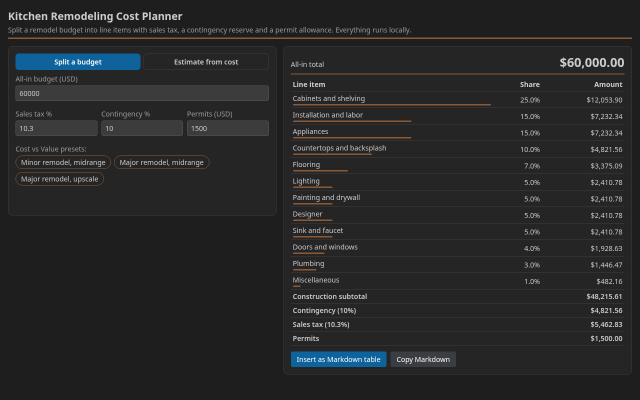
#> input picture packages/vscode/images/screenshot.png, 1280 x 800 px, given in place of walnut-morning.jpg, which was not available (shown at 1/2 size)
$ python make_theme.py
#> lines starting #> are read from the running program, lines starting #| are printed output that depends on the picture; after the words box and inside, x2 and y2 are one past the last pixel; in counts of white or black regions, pixels touching at a corner belong together
"""Builds the "Walnut Morning" Chrome theme (images + manifest + zip) and its store images.
Run: python3 themes/make_theme.py"""
import json
import os
import zipfile

from PIL import Image, ImageDraw, ImageFilter, ImageFont

HERE = os.path.dirname(os.path.abspath(__file__))
ROOT = os.path.dirname(HERE)
T = os.path.join(HERE, "chrome")
VERSION = "1.0.0"
FRAME = (78, 50, 30)
FRAME_INACTIVE = (110, 80, 56)
TOOLBAR = (250, 243, 232)
FONT = "/usr/share/fonts/truetype/sand-box/google/Roboto/Roboto-VariableFont_wdth,wght.ttf"


def walnut(w, h, base=FRAME, seed=7):
    """Subtle walnut grain strip."""
    import random
    rnd = random.Random(seed)
    img = Image.new("RGB", (w, h), base)
    d = ImageDraw.Draw(img)
    for _ in range(w // 3):
        y = rnd.uniform(0, h)
        x0 = rnd.uniform(-w * 0.2, w)
        ln = rnd.uniform(w * 0.1, w * 0.5)
        shade = rnd.randint(-14, 14)
        c = tuple(max(0, min(255, v + shade)) for v in base)
        d.line([(x0, y), (x0 + ln, y + rnd.uniform(-2, 2))], fill=c, width=rnd.choice([1, 1, 2]))
    return img.filter(ImageFilter.GaussianBlur(0.6))


def main():
    os.makedirs(os.path.join(T, "images"), exist_ok=True)
    src = Image.open(os.path.join(HERE, "source", "walnut-morning.jpg")).convert("RGB")
#> src is the input picture: PIL image 1280x800 RGB; mean R, G, B 39.8, 40.4, 41.3
    ntp = src.resize((1920, 1080), Image.LANCZOS)
    ntp.save(os.path.join(T, "images", "theme_ntp_background.png"), optimize=True)
    walnut(1920, 120, FRAME, 3).save(os.path.join(T, "images", "theme_frame.png"))
    walnut(1920, 120, (96, 66, 44), 5).save(os.path.join(T, "images", "theme_tab_background.png"))
    tb = Image.new("RGB", (1920, 120), TOOLBAR)
    tb.save(os.path.join(T, "images", "theme_toolbar.png"))
    manifest = {
        "manifest_version": 3,
        "name": "Walnut Morning",
        "version": VERSION,
        "description": "A warm wood theme: a walnut frame, a soft cream toolbar and a sunlit countertop on every new tab.",
        "theme": {
            "images": {
                "theme_frame": "images/theme_frame.png",
                "theme_toolbar": "images/theme_toolbar.png",
                "theme_ntp_background": "images/theme_ntp_background.png",
                "theme_tab_background": "images/theme_tab_background.png",
            },
            "colors": {
                "frame": list(FRAME),
                "frame_inactive": list(FRAME_INACTIVE),
                "toolbar": list(TOOLBAR),
                "tab_text": [62, 40, 24],
                "tab_background_text": [246, 230, 210],
                "bookmark_text": [78, 50, 30],
                "ntp_background": [236, 222, 200],
                "ntp_text": [62, 40, 24],
                "ntp_link": [138, 90, 54],
                "ntp_header": list(FRAME),
                "ntp_section": list(TOOLBAR),
                "button_background": [138, 90, 54],
                "toolbar_button_icon": [110, 72, 44],
                "omnibox_background": [255, 251, 245],
                "omnibox_text": [62, 40, 24],
            },
            "tints": {"buttons": [0.07, 0.45, 0.35], "frame": [-1, -1, -1], "frame_inactive": [-1, -1, -1], "background_tab": [-1, -1, -1]},
            "properties": {"ntp_background_alignment": "center", "ntp_background_repeat": "no-repeat", "ntp_logo_alternate": 1},
        },
    }
    with open(os.path.join(T, "manifest.json"), "w") as f:
        json.dump(manifest, f, indent=2)
    dist = os.path.join(HERE, "dist")
    os.makedirs(dist, exist_ok=True)
    zp = os.path.join(dist, f"walnut-morning-chrome-theme-{VERSION}.zip")
    with zipfile.ZipFile(zp, "w", zipfile.ZIP_DEFLATED) as z:
        for rel in ["manifest.json"] + [f"images/{n}" for n in sorted(os.listdir(os.path.join(T, "images")))]:
            z.write(os.path.join(T, rel), rel)
    print("theme zip", zp, os.path.getsize(zp))

    # Store images: a mock browser window with the theme applied.
    g = os.path.join(ROOT, "store-graphics")
    W, H = 1280, 800
    shot = Image.new("RGB", (W, H), FRAME)
    shot.paste(walnut(W, 44, FRAME, 3), (0, 0))
    d = ImageDraw.Draw(shot)
    f = ImageFont.truetype(FONT, 15)
    # active tab
    d.rounded_rectangle([16, 8, 260, 52], radius=10, fill=TOOLBAR)
    d.text((40, 20), "New Tab", font=f, fill=(62, 40, 24))
    d.rounded_rectangle([268, 12, 500, 44], radius=10, fill=(96, 66, 44))
    d.text((290, 20), "Recipes", font=f, fill=(246, 230, 210))
    d.rectangle([0, 44, W, 96], fill=TOOLBAR)
    d.rounded_rectangle([110, 54, W - 110, 86], radius=16, fill=(255, 251, 245), outline=(225, 210, 190))
    d.text((132, 61), "Search or type a URL", font=f, fill=(140, 120, 100))
    for i, x in enumerate((24, 52, 80)):
        d.ellipse([x, 62, x + 14, 76], fill=(110, 72, 44))
    body = ntp.resize((W, int(W * 1080 / 1920)), Image.LANCZOS)
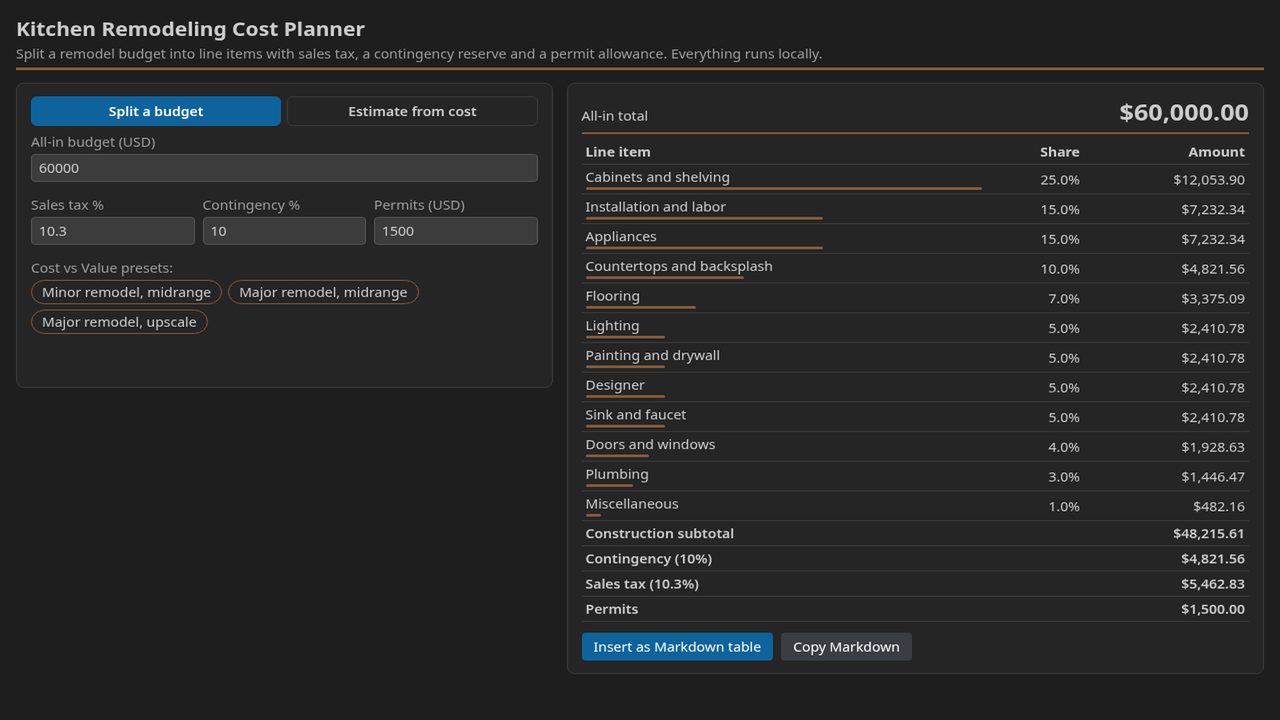
#> body: PIL image 1280x720 RGB; mean R, G, B 39.8, 40.4, 41.3
    top = 96
    shot.paste(body.crop((0, 0, W, H - top)), (0, top))
    sb = ImageDraw.Draw(shot, "RGBA")
    sb.rounded_rectangle([W // 2 - 280, 300, W // 2 + 280, 348], radius=24, fill=(255, 251, 245, 235))
    sb.text((W // 2 - 250, 314), "Search the web", font=f, fill=(140, 120, 100))
    for i in range(6):
        x = W // 2 - 255 + i * 90
        sb.rounded_rectangle([x, 380, x + 64, 444], radius=14, fill=(255, 251, 245, 210))
    shot.save(os.path.join(g, "cws-theme-screenshot-1280x800.png"))
    shot.resize((640, 400), Image.LANCZOS).save(os.path.join(g, "cws-theme-screenshot-640x400.png"))
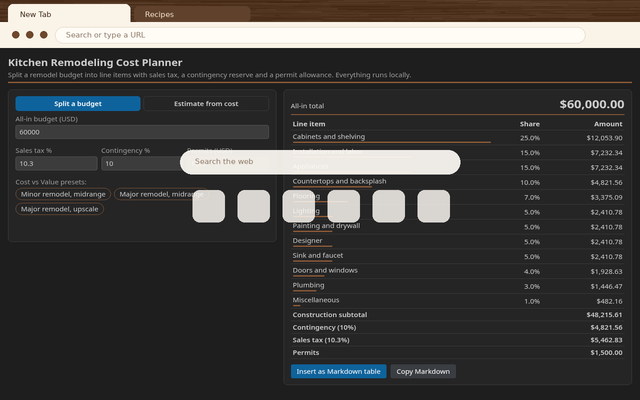
#> saved as cws-theme-screenshot-640x400.png: PIL image 640x400 RGB; mean R, G, B 66.5, 65.1, 64
    tile = ntp.resize((440, int(440 * 1080 / 1920)), Image.LANCZOS)
    t = Image.new("RGB", (440, 280), FRAME)
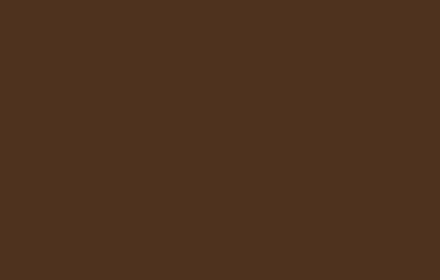
#> t: PIL image 440x280 RGB; mean R, G, B 78, 50, 30
    t.paste(tile.crop((0, 0, 440, 248)), (0, 32))
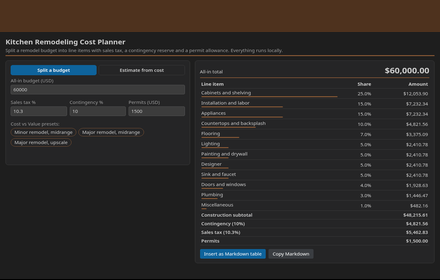
#> t: PIL image 440x280 RGB; mean R, G, B 44, 41.4, 39.9
    t.paste(walnut(440, 32, FRAME, 3), (0, 0))
    td = ImageDraw.Draw(t, "RGBA")
    td.rounded_rectangle([20, 6, 150, 32], radius=8, fill=TOOLBAR)
    td.rounded_rectangle([24, 200, 250, 262], radius=12, fill=(78, 50, 30, 215))
    td.text((40, 212), "Walnut Morning", font=ImageFont.truetype(FONT, 26), fill=(250, 243, 232))
    t.save(os.path.join(g, "cws-theme-promo-440x280.png"))
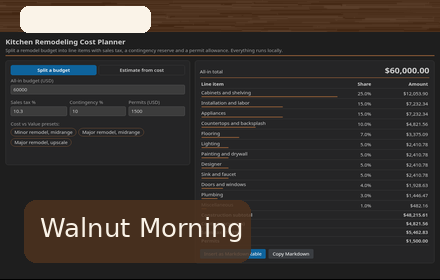
#> saved as cws-theme-promo-440x280.png: PIL image 440x280 RGB; mean R, G, B 54.7, 49.9, 46.5
    icon = Image.new("RGBA", (128, 128), (0, 0, 0, 0))
#> icon: PIL image 128x128 RGBA; every value is 0
    m = Image.new("L", (128, 128), 0)
#> m: PIL image 128x128 L; every value is 0
    ImageDraw.Draw(m).rounded_rectangle([0, 0, 127, 127], radius=26, fill=255)
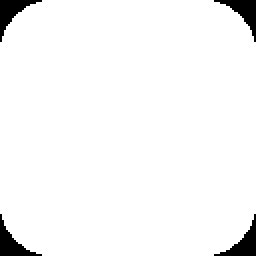
#> m: PIL image 128x128 L (shown 2 times larger); 96.3% white; 4 black regions, box (x1, y1, x2, y2) and area: (0, 0, 21, 21) 150, (107, 0, 128, 21) 150, (0, 107, 21, 128) 150, (107, 107, 128, 128) 150
    icon.paste(ntp.resize((228, 128), Image.LANCZOS).crop((50, 0, 178, 128)), (0, 0), m)
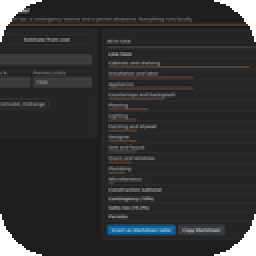
#> icon: PIL image 128x128 RGBA (shown 2 times larger); mean R, G, B, A 38.6, 38.8, 39.4, 245.7; transparent parts drawn white
    icon.save(os.path.join(g, "cws-theme-icon-128.png"))
    print("theme store images written")


if __name__ == "__main__":
    main()
